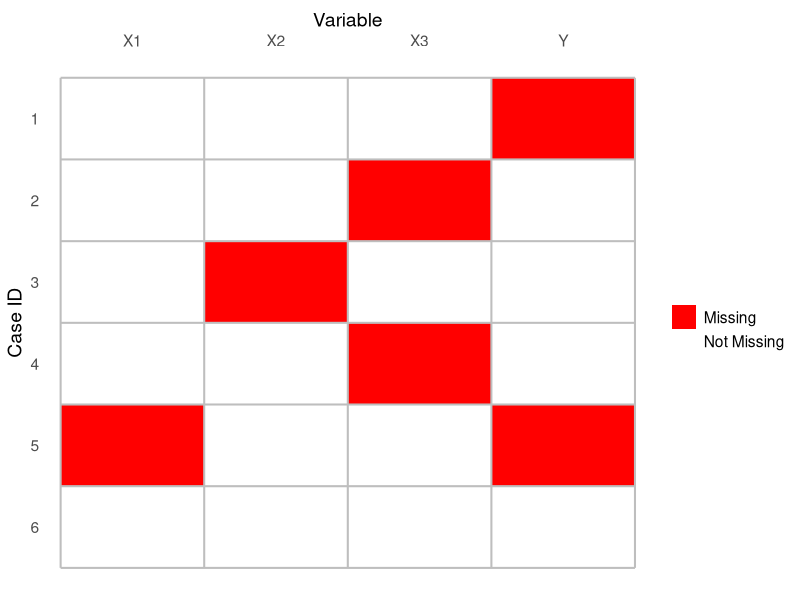

This figure's R source:
## ---- chunk 1
library(tidyverse)
## ---- chunk 2
#| fig-height: 3
#| fig-width: 5
set.seed(90095)
tibble(id = 1:6) |>
  mutate(
    X1 = c(0,1,0,0,0,0), 
    X2 = c(0,0,0,1,0,0), 
    X3 = c(0,0,1,0,1,0), 
    Y = c(0,1,0,0,0,1)
  ) |>
  pivot_longer(cols = -id) |>
  mutate(value = ifelse(value,"Missing","Not Missing")) |>
  ggplot(aes(x = name, y = id, fill = value)) +
  geom_raster() +
  scale_fill_manual(
    values = c("red","white"),
    name = element_blank(),
  ) +
  scale_x_discrete(name = "Variable", position = "top") +
  scale_y_continuous(name = "Case ID", breaks = 1:6, labels = 6:1) +
  annotate(geom = "segment", x = 1:5 - .5, xend = 1:5 - .5, y = .5, yend = 6.5,
           color = "gray", linewidth = .7) +
  annotate(geom = "segment", x = .5, xend = 4.5, y = 1:7 - .5, yend = 1:7 - .5,
           color = "gray", linewidth = .7) +
  theme_minimal() +
  theme(panel.grid = element_blank(),
        text = element_text(size = 14))
